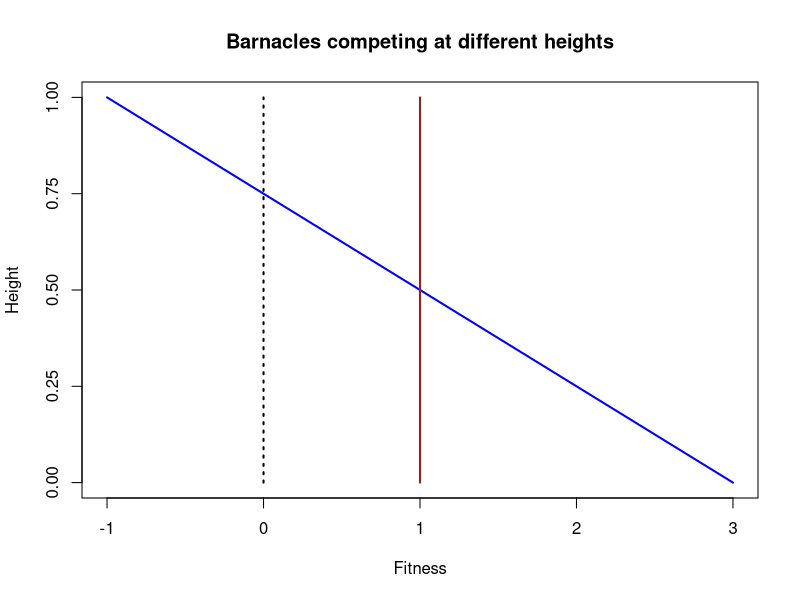
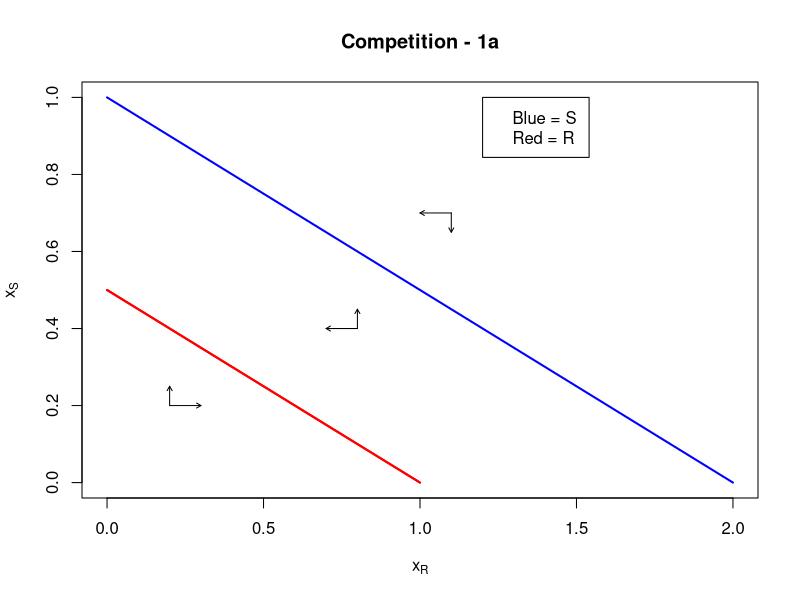
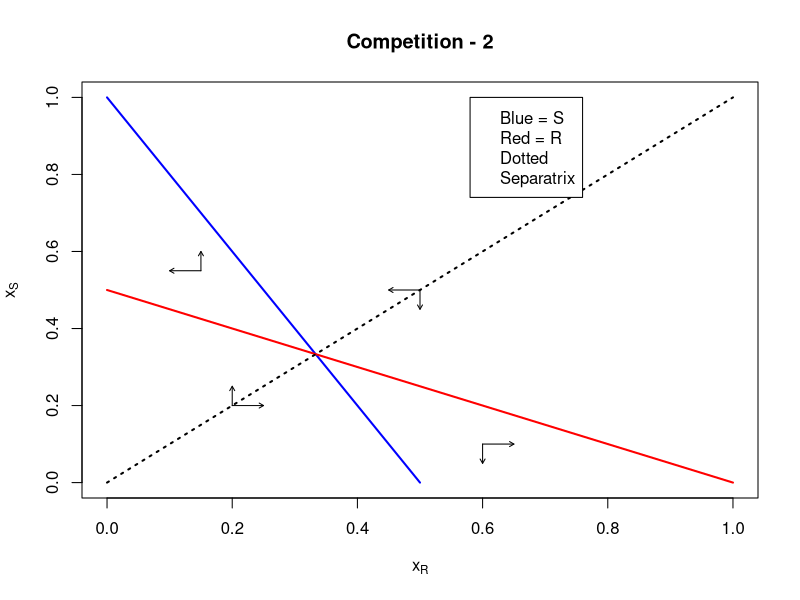
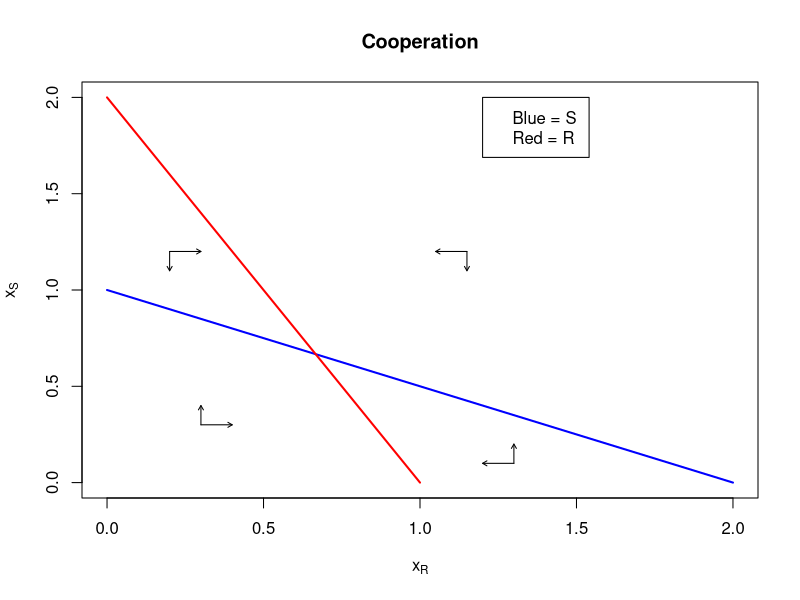
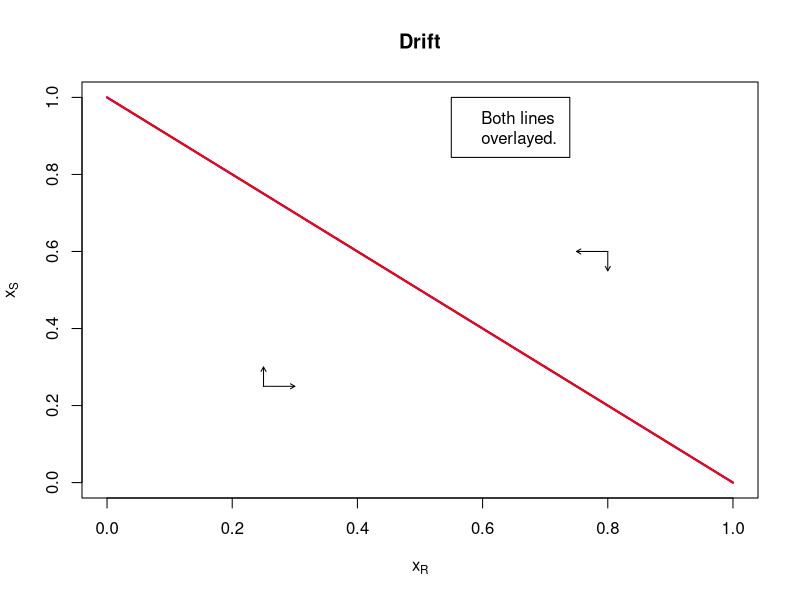

Source code (R) for these figures, in order:
Blue=c(3,-1)
Brown=c(1,1)
Fitnessthreshold=c(0,0)
y=c(0,1)
plot(Blue,y,"l",ylab="Height",xlab="Fitness",ylim=c(0,1),col="Blue",lwd=2,yaxt='n',main='Barnacles competing at different heights')
axis(side=2, at=c(0,.25,.5,.75,1))
lines(Brown,y,"l",col="Brown4",lwd=2)
lines(Fitnessthreshold,y,"l",lty=3,lwd=2)

#Isoclines:
#Competition one:
Blue=c(2,0)
y1=c(0,1)
Red=c(1,0)
Orange=c(1,0)
y2=c(0,1/2)
plot(Blue,y1,"l",ylab=expression("x"[S]),xlab=expression("x"[R]),ylim=c(0,1),xlim=c(0,2),col="Blue",lwd=2,main='Competition - 1a')
#axis(side=2, at=c(0,.25,.5,.75,1))
lines(Red,y2,"l",col="Red",lwd=2)
lines(Orange,y2,"l",col="Red",lwd=2)
legend(x=1.2,y=1,legend=c("Blue = S ","Red = R "))
#red=resistant, blue=sensitive.
#Arrows:
arrows(1.1, .7, 1.1, .65, length = 0.05, angle = 30,
       code = 2, col = par("fg"), lty = par("lty"),
       lwd = par("lwd"))
arrows(1.1, .7, 1, .7, length = 0.05, angle = 30,
       code = 2, col = par("fg"), lty = par("lty"),
       lwd = par("lwd"))
arrows(.8, .4, .8, .45, length = 0.05, angle = 30,
       code = 2, col = par("fg"), lty = par("lty"),
       lwd = par("lwd"))
arrows(.8, .4, .7, .4, length = 0.05, angle = 30,
       code = 2, col = par("fg"), lty = par("lty"),
       lwd = par("lwd"))
arrows(.2, .2, .2, .25, length = 0.05, angle = 30,
       code = 2, col = par("fg"), lty = par("lty"),
       lwd = par("lwd"))
arrows(.2, .2, .3, .2, length = 0.05, angle = 30,
       code = 2, col = par("fg"), lty = par("lty"),
       lwd = par("lwd"))

#Competition two:
Blue=c(1/2,0)
y1=c(0,1)
Red=c(1,0)
y2=c(0,1/2)
plot(Blue,y1,"l",ylab=expression("x"[S]),xlab=expression("x"[R]),ylim=c(0,1),xlim=c(0,1),col="Blue",lwd=2,main='Competition - 2')
#axis(side=2, at=c(0,.25,.5,.75,1))
lines(Red,y2,"l",col="Red",lwd=2)
Dotted=c(0,1)
y3=c(0,1)
lines(Dotted,y3,"l",lty=3,lwd=2)
legend(x=0.58,y=1,legend=c("Blue = S","Red = R","Dotted","Separatrix"))
#red=resistant, blue=sensitive.
#Arrows:
arrows(.2, .2, .2, .25, length = 0.05, angle = 30,
       code = 2, col = par("fg"), lty = par("lty"),
       lwd = par("lwd"))
arrows(.2, .2, .25, .2, length = 0.05, angle = 30,
       code = 2, col = par("fg"), lty = par("lty"),
       lwd = par("lwd"))
arrows(.5, .5, .5, .45, length = 0.05, angle = 30,
       code = 2, col = par("fg"), lty = par("lty"),
       lwd = par("lwd"))
arrows(.5, .5, .45, .5, length = 0.05, angle = 30,
       code = 2, col = par("fg"), lty = par("lty"),
       lwd = par("lwd"))
arrows(.15, .55, .15, .6, length = 0.05, angle = 30,
       code = 2, col = par("fg"), lty = par("lty"),
       lwd = par("lwd"))
arrows(.15, .55, .1, .55, length = 0.05, angle = 30,
       code = 2, col = par("fg"), lty = par("lty"),
       lwd = par("lwd"))
arrows(.6, .1, .65, .1, length = 0.05, angle = 30,
       code = 2, col = par("fg"), lty = par("lty"),
       lwd = par("lwd"))
arrows(.6, .1, .6, .05, length = 0.05, angle = 30,
       code = 2, col = par("fg"), lty = par("lty"),
       lwd = par("lwd"))

#Cooperation:
Blue=c(2,0)
y1=c(0,1)
Red=c(1,0)
y2=c(0,2)
plot(Blue,y1,"l",ylab=expression("x"[S]),xlab=expression("x"[R]),ylim=c(0,2),xlim=c(0,2),col="Blue",lwd=2,main='Cooperation')
#axis(side=2, at=c(0,.25,.5,.75,1))
lines(Red,y2,"l",col="Red",lwd=2)
legend(x=1.2,y=2,legend=c("Blue = S ","Red = R "))
#red=resistant, blue=sensitive.
#Arrows:
arrows(.3, .3, .4, .3, length = 0.05, angle = 30,
       code = 2, col = par("fg"), lty = par("lty"),
       lwd = par("lwd"))
arrows(.3, .3, .3, .4, length = 0.05, angle = 30,
       code = 2, col = par("fg"), lty = par("lty"),
       lwd = par("lwd"))
arrows(1.15, 1.2, 1.05, 1.2, length = 0.05, angle = 30,
       code = 2, col = par("fg"), lty = par("lty"),
       lwd = par("lwd"))
arrows(1.15, 1.2, 1.15, 1.1, length = 0.05, angle = 30,
       code = 2, col = par("fg"), lty = par("lty"),
       lwd = par("lwd"))
arrows(.2, 1.2, .3, 1.2, length = 0.05, angle = 30,
       code = 2, col = par("fg"), lty = par("lty"),
       lwd = par("lwd"))
arrows(.2, 1.2, .2, 1.1, length = 0.05, angle = 30,
       code = 2, col = par("fg"), lty = par("lty"),
       lwd = par("lwd"))
arrows(1.3, .1, 1.3, .2, length = 0.05, angle = 30,
       code = 2, col = par("fg"), lty = par("lty"),
       lwd = par("lwd"))
arrows(1.3, .1, 1.2, .1, length = 0.05, angle = 30,
       code = 2, col = par("fg"), lty = par("lty"),
       lwd = par("lwd"))

#Drift:
Blue=c(1,0)
y1=c(0,1)
Red=c(1,0)
y2=c(0,1)
plot(Blue,y1,"l",ylab=expression("x"[S]),xlab=expression("x"[R]),ylim=c(0,1),xlim=c(0,1),col="Blue",lwd=2,main='Drift') #Introduce transparancy.
#axis(side=2, at=c(0,.25,.5,.75,1))
lines(Red,y2,"l",col="Red",lwd=2)
legend(x=0.55,y=1,legend=c("Both lines ","overlayed. "))
#red=resistant, blue=sensitive.
#Arrows:
arrows(.25, .25, .25, .3, length = 0.05, angle = 30,
       code = 2, col = par("fg"), lty = par("lty"),
       lwd = par("lwd"))
arrows(.25, .25, .3, .25, length = 0.05, angle = 30,
       code = 2, col = par("fg"), lty = par("lty"),
       lwd = par("lwd"))
arrows(.8, .6, .8, .55, length = 0.05, angle = 30,
       code = 2, col = par("fg"), lty = par("lty"),
       lwd = par("lwd"))
arrows(.8, .6, .75, .6, length = 0.05, angle = 30,
       code = 2, col = par("fg"), lty = par("lty"),
       lwd = par("lwd"))

#Now I have to insert arrow pairs per region and K_s/alpha_xy on the axes!.